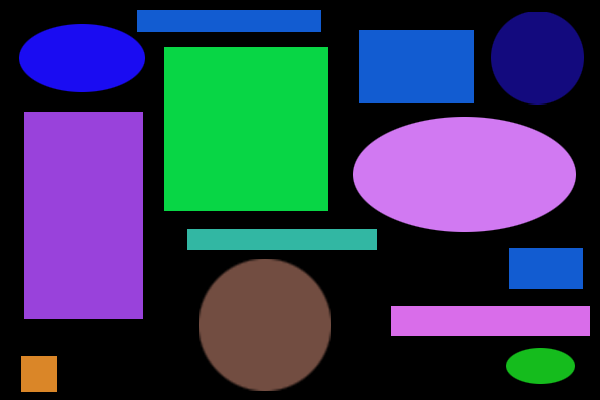
#> input picture opencv/img/shapes.png, 600 x 400 px
$ python rectangles.py img/shapes.png 1 255 purple 0
#> lines starting #> are read from the running program, lines starting #| are printed output that depends on the picture; after the words box and inside, x2 and y2 are one past the last pixel; in counts of white or black regions, pixels touching at a corner belong together
# https://stackoverflow.com/questions/11424002/how-to-detect-simple-geometric-shapes-using-opencv
import numpy as np
import cv2
import argparse
from scipy.spatial import distance as dist
from collections import OrderedDict

# import imutils


def detect_rects(path, min_t, max_t):
    im = cv2.imread(path)
    blurred = cv2.GaussianBlur(im, (3, 3), 0)
    imgray = cv2.cvtColor(blurred, cv2.COLOR_BGR2GRAY)

    thresh = cv2.threshold(imgray, min_t, max_t, cv2.THRESH_BINARY)[1]
    contours = cv2.findContours(thresh, cv2.RETR_TREE, cv2.CHAIN_APPROX_SIMPLE)[1]

    for cnt in contours:
        #       In this, second argument is called epsilon, which is maximum distance from contour
        #       to approximated contour. It is an accuracy parameter.
        #       A wise selection of epsilon is needed to get the correct output.
        approx = cv2.approxPolyDP(cnt, 0.01 * cv2.arcLength(cnt, True), True)
        if len(approx) == 4:
            cv2.drawContours(im, [cnt], 0, (0, 0, 255), 4)

    cv2.imshow("Detected rectangles", im)
    cv2.waitKey(0)
    cv2.destroyAllWindows()


# ==================================================================================================
"""
    https://www.pyimagesearch.com/2016/02/15/determining-object-color-with-opencv/

    So why are we using the L*a*b* color space rather than RGB or HSV?
    Well, in order to actually label and tag regions of an image as containing a certain color,
    we’ll be computing the Euclidean distance between our dataset of known colors (i.e., the lab
    array) and the averages of a particular image region. The known color that minimizes
    the Euclidean distance will be chosen as the color identification. And unlike HSV and RGB
    color spaces, the Euclidean distance between L*a*b* colors has actual perceptual meaning.
"""


class ColorLabeler:
    def __init__(self):
        # initialize the colors dictionary, containing the color
        # name as the key and the RGB tuple as the value
        colors = OrderedDict(
            {
                "red": (255, 0, 0),
                "green": (0, 255, 0),
                "blue": (0, 0, 255),
                "yellow": (234, 218, 71),
                "orange": (255, 160, 102),
                "green": (43, 185, 137),
                "blue2": (2, 132, 228),
                "purple": (153, 66, 219),
            }
        )

        # allocate memory for the L*a*b* image, then initialize
        # the color names list
        self.lab = np.zeros((len(colors), 1, 3), dtype="uint8")
        self.colorNames = []

        # loop over the colors dictionary
        for (i, (name, rgb)) in enumerate(colors.items()):
            # update the L*a*b* array and the color names list
            self.lab[i] = rgb
            self.colorNames.append(name)

        # convert the L*a*b* array from the RGB color space
        # to L*a*b*
        self.lab = cv2.cvtColor(self.lab, cv2.COLOR_RGB2LAB)

    def label(self, image, c):
        # construct a mask for the contour, then compute the
        # average L*a*b* value for the masked region
        mask = np.zeros(image.shape[:2], dtype="uint8")
        cv2.drawContours(mask, [c], -1, 255, -1)
        mask = cv2.erode(mask, None, iterations=2)
        mean = cv2.mean(image, mask=mask)[:3]

        # initialize the minimum distance found thus far
        minDist = (np.inf, None)

        # loop over the known L*a*b* color values
        for (i, row) in enumerate(self.lab):
            # compute the distance between the current L*a*b*
            # color value and the mean of the image
            d = dist.euclidean(row[0], mean)

            # if the distance is smaller than the current distance,
            # then update the bookkeeping variable
            if d < minDist[0]:
                minDist = (d, i)

        # return the name of the color with the smallest distance
        return self.colorNames[minDist[1]]


# ==================================================================================================


def detect_spec_rects(path, min_t, max_t, color_a, size):

#> called with path = 'img/shapes.png', min_t = 1, max_t = 255, color_a = 'purple', size = 0
    im = cv2.imread(path)
#> im is the input picture: shape (400, 600, 3); mean B, G, R 87, 59.9, 50.7
    #   resized = imutils.resize(im, width=300)
    blurred = cv2.GaussianBlur(im, (3, 3), 0)
    imgray = cv2.cvtColor(blurred, cv2.COLOR_BGR2GRAY)
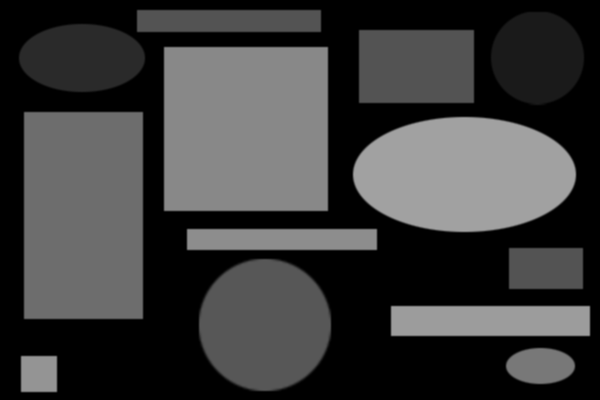
#> imgray: shape (400, 600); min 0, max 161, mean 60.2
    lab = cv2.cvtColor(blurred, cv2.COLOR_BGR2LAB)
#> lab: shape (400, 600, 3); mean of channels 0, 1, 2 72.2, 137, 115.5

    thresh = cv2.threshold(imgray, min_t, max_t, cv2.THRESH_BINARY)[1]
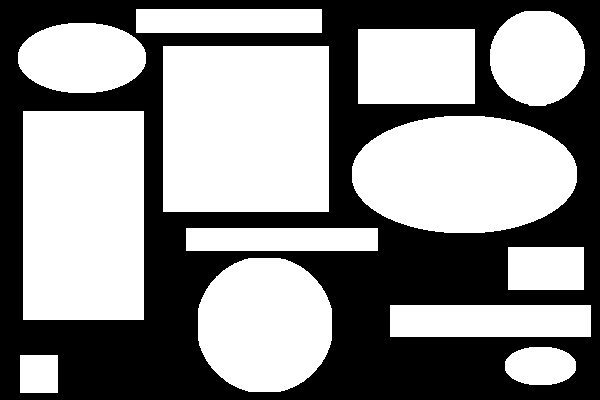
#> thresh: shape (400, 600); 55.8% white; 1 black region
    contours = cv2.findContours(thresh, cv2.RETR_TREE, cv2.CHAIN_APPROX_SIMPLE)[1]
#> contours = 13 contours; largest, box (x1, y1, x2, y2) and area: (163, 46, 329, 212) 27225, (23, 111, 144, 320) 24960, (352, 116, 577, 233) 20800, (198, 258, 332, 392) 14424, (358, 29, 475, 104) 8584

    cl = ColorLabeler()

    for cnt in contours:
        approx = cv2.approxPolyDP(cnt, 0.01 * cv2.arcLength(cnt, True), True)
        color = cl.label(lab, cnt)
        area = cv2.contourArea(cnt)
        if len(approx) == 4 and color == color_a and area >= size:
            print("Detected area size {}.".format(area))
            cv2.drawContours(im, [cnt], 0, (255, 0, 255), 4)
#> this loop made 13 passes
#> (approx, mean in label, color, area) on passes 1, 3, 5, 6, 8, 9, 10, 13: ([[20, 355], [20, 392], [57, 392], [57, 355]], (162, 153, 188), 'orange', 1369), ([[390, 305], [390, 336], [590, 336], [590, 305]], (161, 188, 83), 'purple', 6200), ([[508, 247], [508, 289], [583, 289], [583, 247]], (107, 153, 62), 'blue2', 3150), ([[186, 228], [186, 250], [377, 250], [377, 228]], (172, 88, 128), 'green', 4202), ([[23, 111], [23, 319], [143, 319], [143, 111]], (119, 190, 65), 'purple', 24960), ([[163, 46], [163, 211], [328, 211], [328, 46]], (192, 56, 185), 'green', 27225), ([[358, 29], [358, 103], [474, 103], [474, 29]], (107, 153, 62), 'blue2', 8584), ([[136, 9], [136, 32], [321, 32], [321, 9]], (107, 153, 62), 'blue2', 4255)
#> (mean in label, color, area) on passes 2, 4, 7, 11, 12: ((169.4, 61.25, 189.8), 'green', 2132), ((92.13, 141.9, 140.9), 'blue2', 14423.5), ((164.7, 181.9, 81.07), 'purple', 20800), ((80.86, 201.9, 26.13), 'blue', 7025), ((37.93, 171, 68.04), 'blue', 7052)
#| Detected area size 6200.0.
#| Detected area size 24960.0.
#> pass 1, in label, `mask = cv2.erode(mask, None, iterations=2)`:
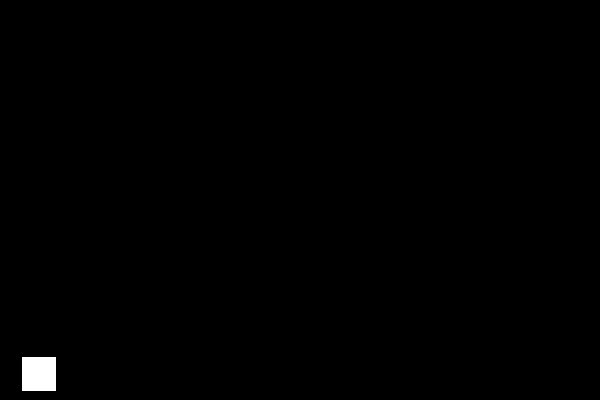
#> mask: shape (400, 600); 0.48% white; 1 white region, box (x1, y1, x2, y2) and area: (22, 357, 56, 391) 1156
#> pass 2, in label (call 2), `mask = cv2.erode(mask, None, iterations=2)`:
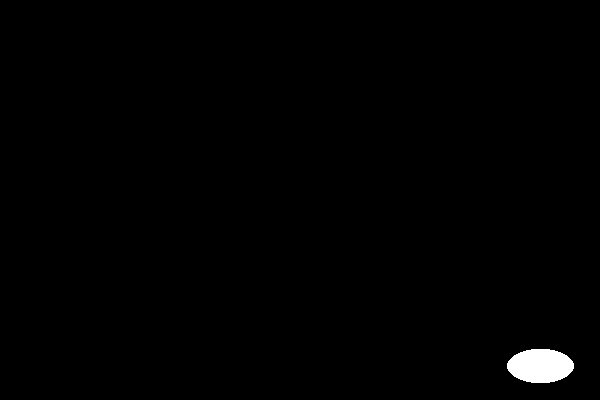
#> mask: shape (400, 600); 0.75% white; 1 white region, box (x1, y1, x2, y2) and area: (507, 349, 574, 383) 1794
#> pass 3, in label (call 3), `mask = cv2.erode(mask, None, iterations=2)`:
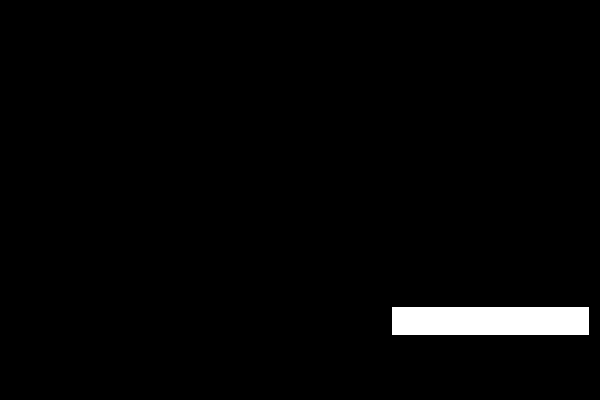
#> mask: shape (400, 600); 2.3% white; 1 white region, box (x1, y1, x2, y2) and area: (392, 307, 589, 335) 5516
#> after the loop:
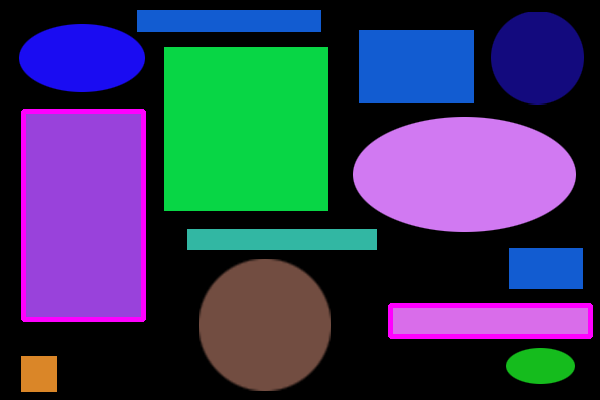
#> im: shape (400, 600, 3); 2.32% of pixels changed, all inside (x1, y1, x2, y2) = (21, 109, 593, 339)

    cv2.imshow("Detected rectangles", im)
    cv2.waitKey(0)
    cv2.destroyAllWindows()


def main():
    #   python rectangles.py img/shapes.png 1 255 purple 0
    #   python rectangles.py img/shapes1.png 60 255 green 0

    parser = argparse.ArgumentParser()
    parser.add_argument("path")
    parser.add_argument("min")
    parser.add_argument("max")
    parser.add_argument("color")
    parser.add_argument("size")
    args = parser.parse_args()

    detect_spec_rects(
        args.path, int(args.min), int(args.max), args.color, float(args.size)
    )
    # detect_rects(args.path, int(args.min), int(args.max))


if __name__ == "__main__":
    main()
